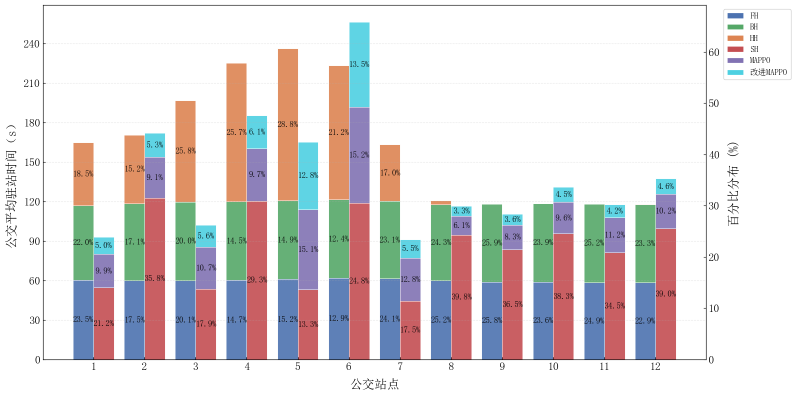
#> input picture 刘月荣_期刊论文整理/00_原始材料/2022级-刘月荣-论文及相关资料/学位论文-终稿/figures/AHT.png, 1591 x 790 px, given in place of line_NH车辆轨迹.png, which was not available (shown at 1/2 size)
$ python plot_t34_trajectory_and_load.py
#> lines starting #> are read from the running program, lines starting #| are printed output that depends on the picture; after the words box and inside, x2 and y2 are one past the last pixel; in counts of white or black regions, pixels touching at a corner belong together; pictures that were not available may be replaced by others from this repository, and a replacement may not be noted
from __future__ import annotations

import csv
import os
from pathlib import Path

os.environ.setdefault("MPLCONFIGDIR", "/private/tmp/codex_matplotlib_cache")

import matplotlib as mpl
import matplotlib.pyplot as plt
import numpy as np
from matplotlib.font_manager import FontProperties
from PIL import Image


ROOT = Path(__file__).resolve().parents[2]
MATERIALS = ROOT / "00_原始材料" / "2022级-刘月荣-论文及相关资料"
FIGURE_DIR = MATERIALS / "学位论文-终稿" / "figures"
CODE_DIR = MATERIALS / "代码" / "a_biyelunwen2_15"
OUT_DIR = ROOT / "03_图表与实验" / "redrawn_figures"
DATA_DIR = ROOT / "03_图表与实验" / "source_data" / "t34_trajectory_load"
PREVIEW_DIR = Path("/tmp/t34_trajectory_load_previews")
FONT_PATH = MATERIALS / "学位论文-终稿" / "simsun.ttc"

STRATEGIES = [
    ("NH", "line_NH", None),
    ("HH", "line_HH", None),
    ("FH", "line_FH", None),
    ("BH", "line_BH", None),
    ("MAPPO", "line_mappo", CODE_DIR / "line_mappo" / "log" / "trajectory"),
    ("改进MAPPO", "line_改进的mappo", CODE_DIR / "line_amappo" / "log" / "trajectory"),
]

PLOT_COLORS = [
    "#3B6FB6",
    "#D9792B",
    "#3E8E62",
    "#C94F46",
    "#8A62B0",
    "#8B6A52",
    "#C66A9B",
    "#707070",
    "#A49A24",
    "#2694A6",
]
MAIN_SIZE = 26
SONG = FontProperties(fname=str(FONT_PATH), weight="normal", size=MAIN_SIZE)


def configure_style() -> None:
    mpl.rcParams.update(
        {
            "pdf.fonttype": 42,
            "ps.fonttype": 42,
            "axes.unicode_minus": False,
            "figure.facecolor": "white",
            "axes.facecolor": "white",
            "savefig.facecolor": "white",
            "font.weight": "normal",
            "axes.labelweight": "normal",
            "axes.linewidth": 0.9,
        }
    )


def style_axis(ax: plt.Axes) -> None:
    ax.spines["top"].set_visible(False)
    ax.spines["right"].set_visible(False)
    ax.spines["left"].set_linewidth(0.9)
    ax.spines["bottom"].set_linewidth(0.9)
    ax.tick_params(axis="both", length=4.2, width=0.8, direction="out", pad=5)
    for label in ax.get_xticklabels() + ax.get_yticklabels():
        label.set_fontproperties(SONG)
        label.set_fontweight("normal")
        label.set_fontstyle("normal")


def find_plot_bounds(rgb: np.ndarray) -> tuple[int, int, int, int]:
    dark = np.all(rgb < 70, axis=2)
    row_counts = dark.sum(axis=1)
    col_counts = dark.sum(axis=0)
    horizontal = np.flatnonzero(row_counts > rgb.shape[1] * 0.55)
    vertical = np.flatnonzero(col_counts > rgb.shape[0] * 0.55)
    if len(horizontal) < 2 or len(vertical) < 2:
        raise RuntimeError("Could not identify the plotting rectangle")
    return int(vertical[0]), int(vertical[-1]), int(horizontal[0]), int(horizontal[-1])


def source_colors(rgb: np.ndarray, limit: int = 30) -> list[np.ndarray]:
    pixels, counts = np.unique(rgb.reshape(-1, 3), axis=0, return_counts=True)
    order = np.argsort(counts)[::-1]
    colors: list[np.ndarray] = []
    for index in order:
        color = pixels[index].astype(float)
        if counts[index] < 35:
            break
        if color.max() - color.min() < 45 or color.min() > 230:
            continue
        if any(np.linalg.norm(color - selected) < 28 for selected in colors):
            continue
        colors.append(color)
        if len(colors) == limit:
            break
    return colors


def color_mask(rgb: np.ndarray, color: np.ndarray, tolerance: float = 42) -> np.ndarray:
    distance = np.sqrt(np.sum((rgb.astype(float) - color) ** 2, axis=2))
    return distance < tolerance


def clusters(values: np.ndarray, gap: int = 3) -> list[float]:
    if values.size == 0:
        return []
    values = np.sort(values)
    groups = np.split(values, np.where(np.diff(values) > gap)[0] + 1)
    return [float(np.median(group)) for group in groups if len(group)]


def trace_color_paths(mask: np.ndarray) -> list[np.ndarray]:
    active: list[dict[str, object]] = []
    completed: list[np.ndarray] = []
    for x in range(mask.shape[1]):
        ys = clusters(np.flatnonzero(mask[:, x]), gap=3)
        unmatched = set(range(len(ys)))
        for track in active:
            last_x, last_y = track["points"][-1]  # type: ignore[index]
            gap = x - last_x
            if gap > 10:
                continue
            candidates = [
                (abs(ys[i] - last_y), i)
                for i in unmatched
                if abs(ys[i] - last_y) <= 5 * gap + 3
            ]
            if candidates:
                _, index = min(candidates)
                track["points"].append((x, ys[index]))  # type: ignore[union-attr]
                track["miss"] = 0
                unmatched.remove(index)
            else:
                track["miss"] = int(track["miss"]) + 1
        still_active: list[dict[str, object]] = []
        for track in active:
            if int(track["miss"]) > 9:
                points = np.asarray(track["points"], dtype=float)
                if len(points) >= 25:
                    completed.append(points)
            else:
                still_active.append(track)
        active = still_active
        for index in unmatched:
            active.append({"points": [(x, ys[index])], "miss": 0})
    for track in active:
        points = np.asarray(track["points"], dtype=float)
        if len(points) >= 25:
            completed.append(points)
    return completed


def digitize_trajectory(source: Path) -> list[tuple[np.ndarray, int]]:
    rgb = np.asarray(Image.open(source).convert("RGB"))
    left, right, top, bottom = find_plot_bounds(rgb)
    crop = rgb[top : bottom + 1, left : right + 1]
    paths: list[tuple[np.ndarray, int]] = []
    for color_index, color in enumerate(source_colors(crop, limit=12)):
        for pixels in trace_color_paths(color_mask(crop, color)):
            if np.ptp(pixels[:, 0]) < crop.shape[1] * 0.15:
                continue
            time = pixels[:, 0] / (right - left) * 12000
            station = 39 - pixels[:, 1] / (bottom - top) * 38
            station = np.maximum.accumulate(station)
            station = np.clip(station, 1, 39)
            paths.append((np.column_stack([time, station]), color_index))
    return sorted(paths, key=lambda item: item[0][0, 0])


# [26 lines left out: functions read_raw_buses, raw_load_by_station, not called in this run]


def digitize_load(source: Path) -> np.ndarray:
    rgb = np.asarray(Image.open(source).convert("RGB"))
    left, right, top, bottom = find_plot_bounds(rgb)
    crop = rgb[top : bottom + 1, left : right + 1]
    x_positions = (np.arange(1, 40) - 1) / 38 * (right - left)
    tracks: list[np.ndarray] = []
    for color in source_colors(crop, limit=30):
        mask = color_mask(crop, color, tolerance=38)
        station_clusters: list[list[float]] = []
        for x in x_positions:
            x0 = max(0, int(round(x)) - 3)
            x1 = min(crop.shape[1], int(round(x)) + 4)
            ys, _ = np.where(mask[:, x0:x1])
            station_clusters.append(clusters(ys, gap=4))
        track_count = max((len(group) for group in station_clusters), default=0)
        for rank in range(track_count):
            values = np.full(39, np.nan)
            for station, group in enumerate(station_clusters):
                ordered = sorted(group)
                if rank < len(ordered):
                    values[station] = (bottom - top - ordered[rank]) / (bottom - top) * 70
            valid = np.flatnonzero(~np.isnan(values))
            if len(valid) >= 30:
                values = np.interp(np.arange(39), valid, values[valid])
                values[[0, -1]] = 0
                tracks.append(values)
    if not tracks:
        raise RuntimeError(f"No load curves recovered from {source}")
    # Keep the 25 most complete visible curves and order them by terminal load.
    matrix = np.asarray(tracks[:25], dtype=float)
    return matrix[np.argsort(matrix[:, -2])]


def save_trajectory_data(strategy: str, paths: list[tuple[np.ndarray, int]]) -> None:
    target = DATA_DIR / strategy / "trajectory"
    target.mkdir(parents=True, exist_ok=True)
    for index, (path, _) in enumerate(paths, start=1):
        with (target / f"bus_{index}.csv").open("w", newline="", encoding="utf-8-sig") as handle:
            writer = csv.writer(handle)
            writer.writerow(["time_s", "station_position"])
            writer.writerows(path)


# [8 lines left out: function save_load_data, not called in this run]


def plot_trajectory(
    strategy: str,
    source_stem: str,
    raw_buses: list[dict[str, np.ndarray]] | None,
) -> Path:
    if raw_buses is None:
        paths = digitize_trajectory(FIGURE_DIR / f"{source_stem}车辆轨迹.png")
    else:
        paths = [
            (np.column_stack([bus["time"], bus["loc"]]), index)
            for index, bus in enumerate(raw_buses)
        ]
    save_trajectory_data(strategy, paths)

    fig, ax = plt.subplots(figsize=(10.2, 7.1), constrained_layout=True)
    for path, color_index in paths:
        visible = (
            (path[:, 0] >= 0)
            & (path[:, 0] <= 12000)
            & (path[:, 1] >= 1)
            & (path[:, 1] <= 39)
        )
        ax.plot(
            path[visible, 0],
            path[visible, 1],
            color=PLOT_COLORS[color_index % len(PLOT_COLORS)],
            linewidth=1.45,
            solid_capstyle="round",
            solid_joinstyle="round",
        )
    ax.set_xlim(0, 12000)
    ax.set_ylim(1, 39)
    ax.set_xticks(np.arange(0, 12001, 2000))
    ax.set_yticks(np.arange(1, 40, 3))
    ax.set_xlabel("时间/s", fontproperties=SONG)
    ax.set_ylabel("公交站点", fontproperties=SONG)
    style_axis(ax)
    output = OUT_DIR / f"fig_t34_trajectory_{strategy}.pdf"
    preview = PREVIEW_DIR / f"trajectory_{strategy}.png"
    fig.savefig(output, bbox_inches="tight")
    fig.savefig(preview, dpi=130, bbox_inches="tight")
    plt.close(fig)
    return output


def plot_load(
    strategy: str,
    source_stem: str,
    raw_buses: list[dict[str, np.ndarray]] | None,
) -> Path:
    if raw_buses is None:
        load_stem = "line_amappo_" if strategy == "改进MAPPO" else source_stem
        matrix = digitize_load(FIGURE_DIR / f"{load_stem}载客量.png")
    else:
        matrix = raw_load_by_station(raw_buses)
    save_load_data(strategy, matrix)

    fig, ax = plt.subplots(figsize=(10.2, 7.1), constrained_layout=True)
    stations = np.arange(1, 40)
    for index, values in enumerate(matrix):
        ax.plot(
            stations,
            values,
            color=PLOT_COLORS[index % len(PLOT_COLORS)],
            linewidth=1.65,
            alpha=0.88,
            solid_capstyle="round",
            solid_joinstyle="round",
        )
    ax.set_xlim(0.5, 39.5)
    ax.set_xticks(np.arange(1, 40, 3))
    ax.set_ylim(bottom=0)
    ax.set_xlabel("公交站点", fontproperties=SONG)
    ax.set_ylabel("载客量/人", fontproperties=SONG)
    style_axis(ax)
    output = OUT_DIR / f"fig_t34_load_{strategy}.pdf"
    preview = PREVIEW_DIR / f"load_{strategy}.png"
    fig.savefig(output, bbox_inches="tight")
    fig.savefig(preview, dpi=130, bbox_inches="tight")
    plt.close(fig)
    return output


def main() -> None:
    configure_style()
    OUT_DIR.mkdir(parents=True, exist_ok=True)
    DATA_DIR.mkdir(parents=True, exist_ok=True)
    PREVIEW_DIR.mkdir(parents=True, exist_ok=True)
    outputs: list[Path] = []
    for strategy, source_stem, log_dir in STRATEGIES:
        # The generic log/trajectory folders are not the complete trial batch
        # used for the thesis figures. Use one consistent digitization route for
        # all six strategies so the comparison reproduces the reported results.
        raw_buses = None
        outputs.append(plot_trajectory(strategy, source_stem, raw_buses))
#> in find_plot_bounds, `dark = np.all(rgb < 70, axis=2)`:
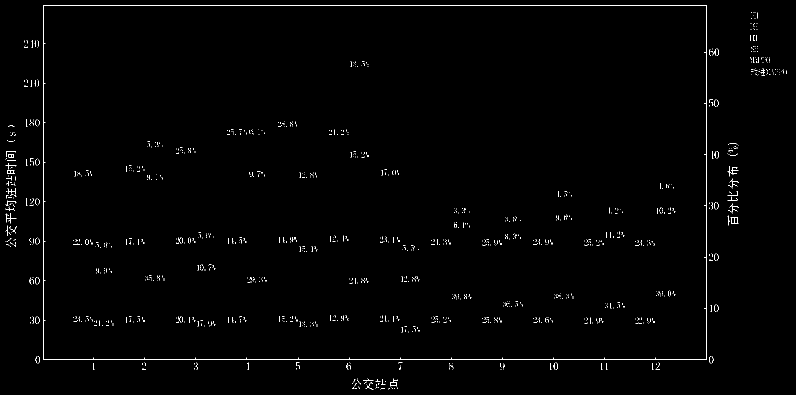
#> dark: shape (790, 1591) bool (shown at 1/2 size); 0.82% white in thin lines or dots
#> in find_plot_bounds, `row_counts = dark.sum(axis=1)`: row_counts = 790 values, max 1331 at index 719, min 0 at index 0, mean 13.11
#> in find_plot_bounds, `col_counts = dark.sum(axis=0)`: col_counts = 1591 values, max 710 at index 86, min 0 at index 0, mean 6.51
#> in find_plot_bounds, `horizontal = np.flatnonzero(row_counts > rgb.shape[1] * 0.55)`: horizontal = [10, 719]
#> in find_plot_bounds, `vertical = np.flatnonzero(col_counts > rgb.shape[0] * 0.55)`: vertical = [86, 1412]
#> in digitize_trajectory, `left, right, top, bottom = find_plot_bounds(rgb)`: left = 86; right = 1412; top = 10; bottom = 719
#> in digitize_trajectory, `crop = rgb[top : bottom + 1, left : right + 1]`:
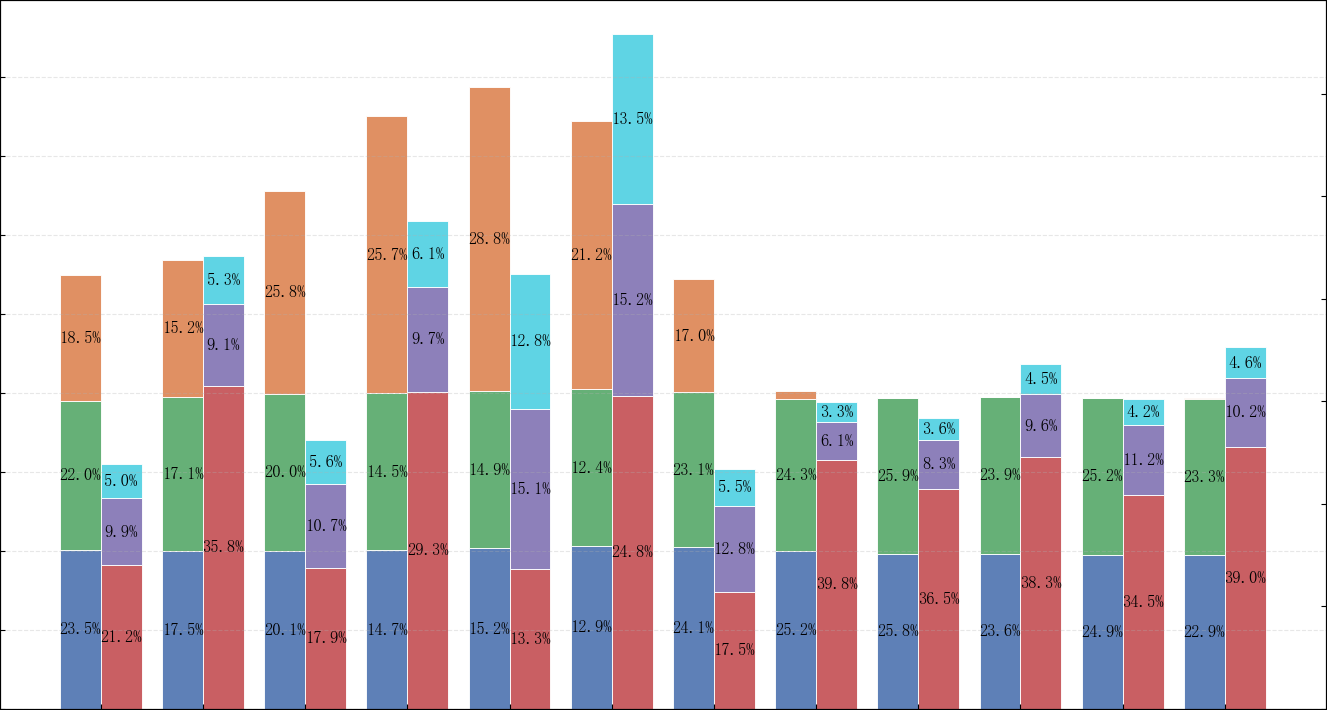
#> crop: shape (710, 1327, 3); mean R, G, B 210.3, 204.5, 205.1
#> the loop in digitize_trajectory, `for color_index, color in enumerate(source_colors(crop, limit=12)):` made 12 passes
#> pass 1, in color_mask, `distance = np.sqrt(np.sum((rgb.astype(float) - color) ** 2, axis=2))`:
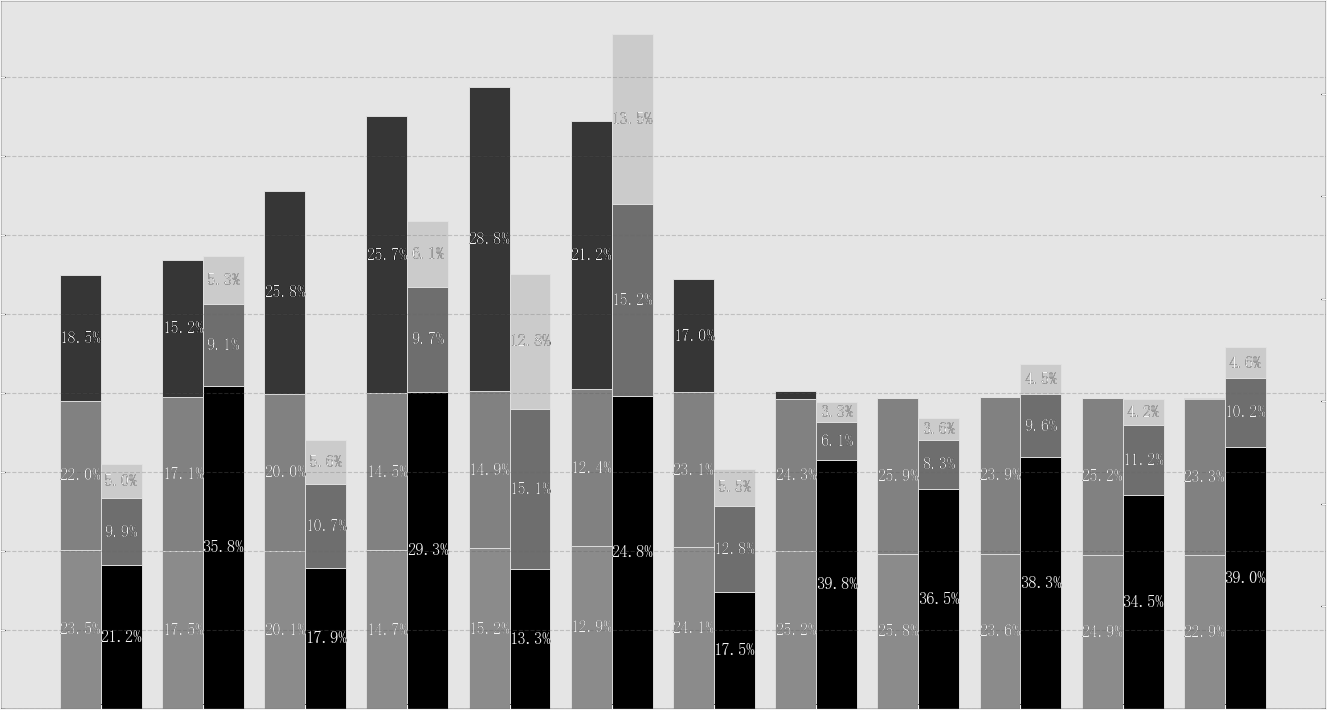
#> distance: shape (710, 1327) float64; min 0, max 243.4, mean 172
        outputs.append(plot_load(strategy, source_stem, raw_buses))
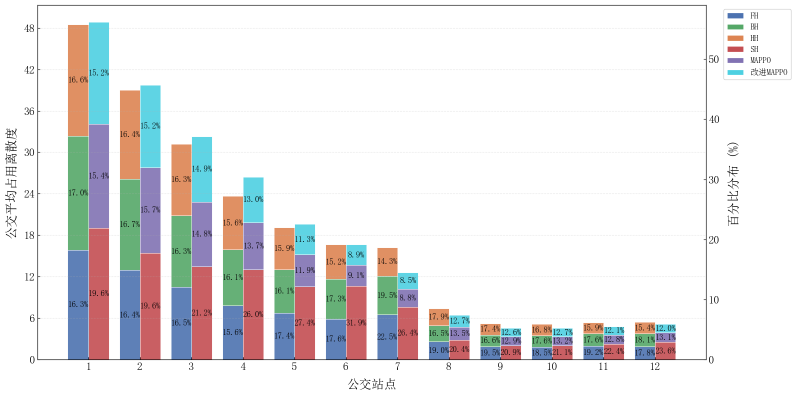
#> input picture 刘月荣_期刊论文整理/00_原始材料/2022级-刘月荣-论文及相关资料/学位论文-终稿/figures/AOD.png, 1591 x 790 px, given in place of line_NH载客量.png, which was not available (shown at 1/2 size)
#> in find_plot_bounds (call 2), `dark = np.all(rgb < 70, axis=2)`: dark: shape (790, 1591) bool; 0.86% white in thin lines or dots
#> in digitize_load, `crop = rgb[top : bottom + 1, left : right + 1]`:
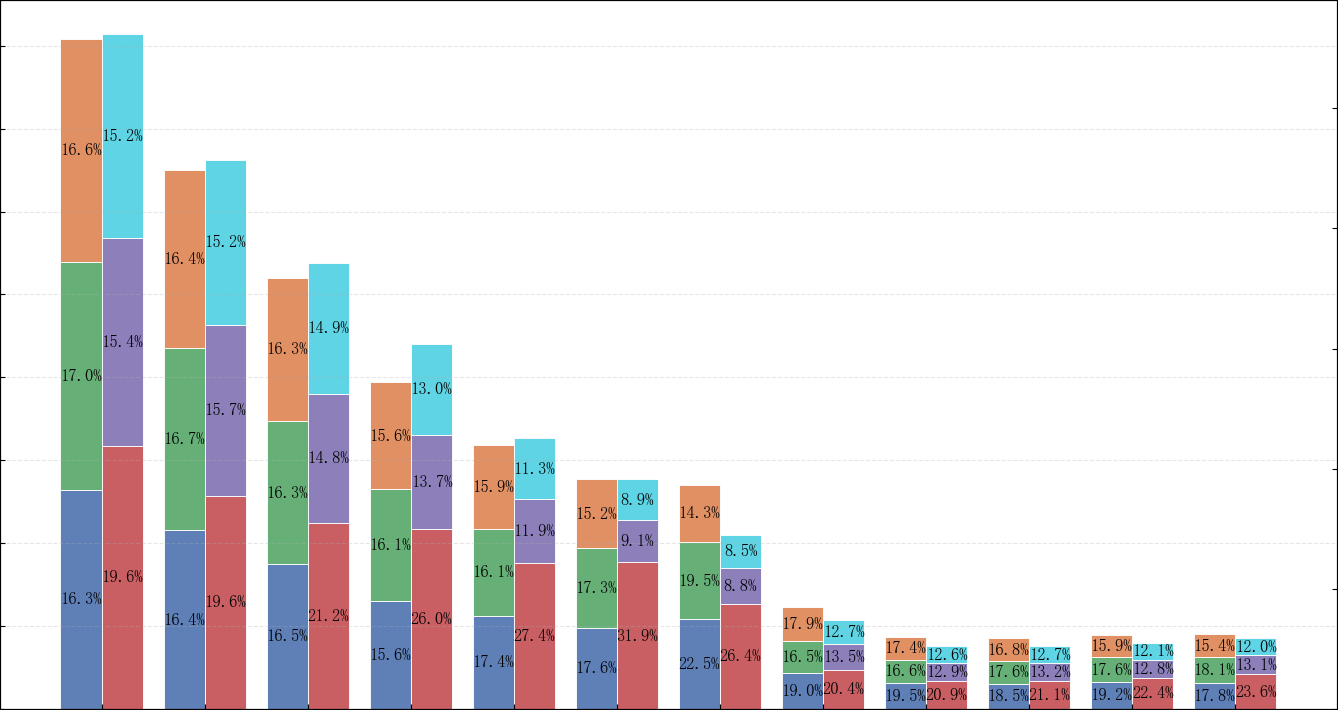
#> crop: shape (710, 1338, 3); mean R, G, B 224.9, 223.7, 224.5
#> the loop in digitize_load, `for color in source_colors(crop, limit=30):` made 19 passes
#> pass 2, in digitize_load, `mask = color_mask(crop, color, tolerance=38)`:
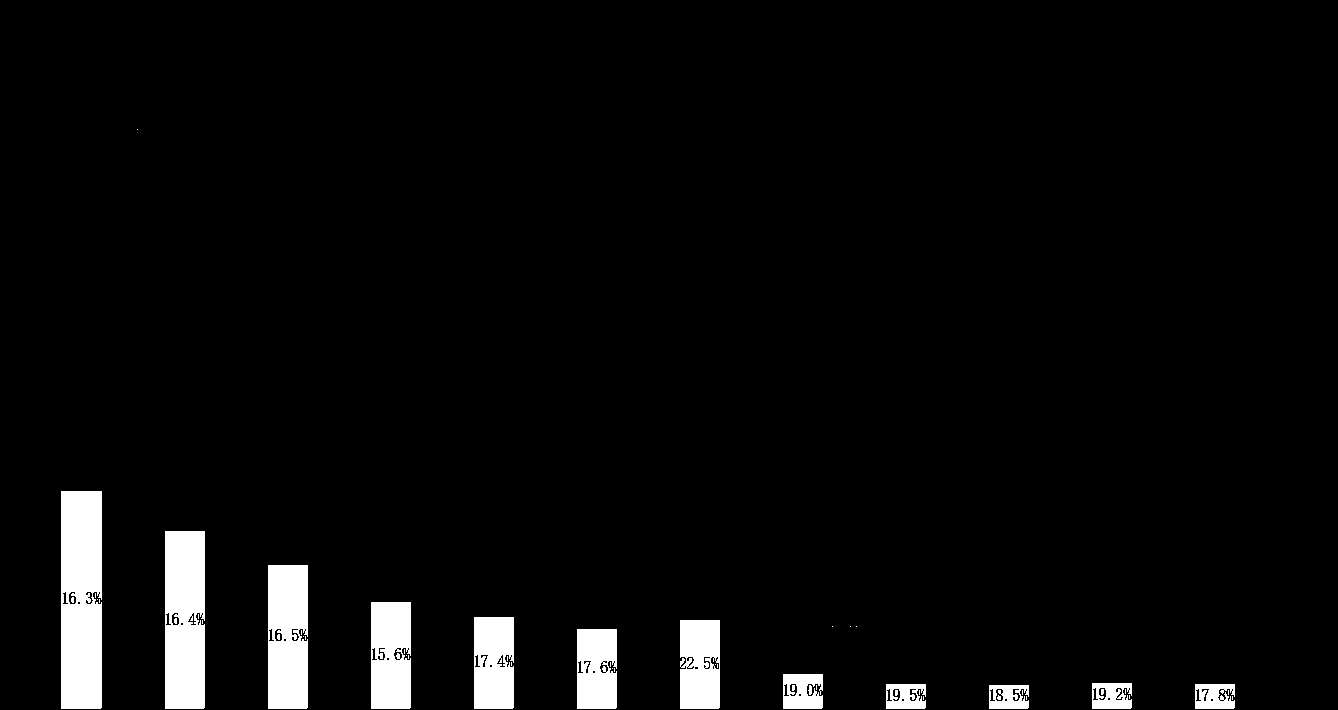
#> mask: shape (710, 1338) bool; 4.2% white; 51 white regions (38 under 20 px), largest, box (x1, y1, x2, y2) and area: (61, 491, 102, 709) 8745, (165, 531, 205, 709) 6934, (268, 565, 308, 709) 5567
    for output in outputs:
        print(output)


if __name__ == "__main__":
#> (the run stopped early here; a loop or call above may not have finished)
